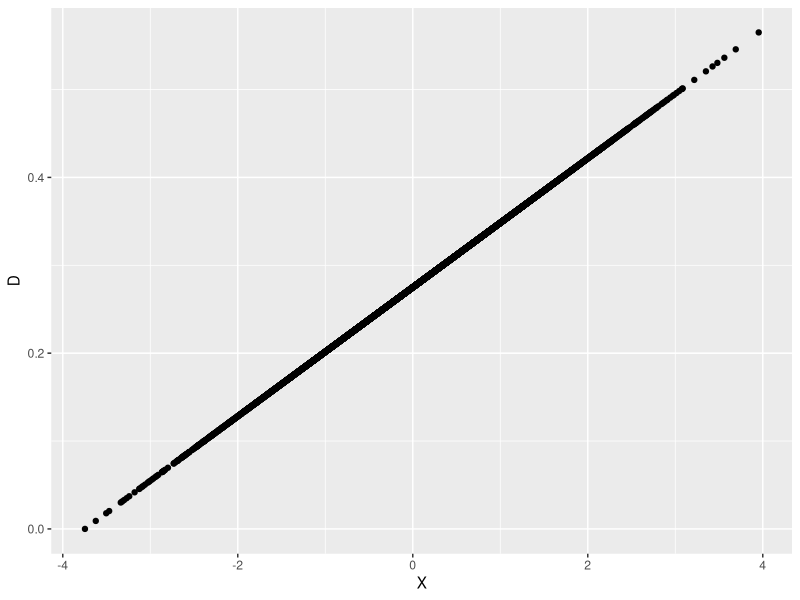
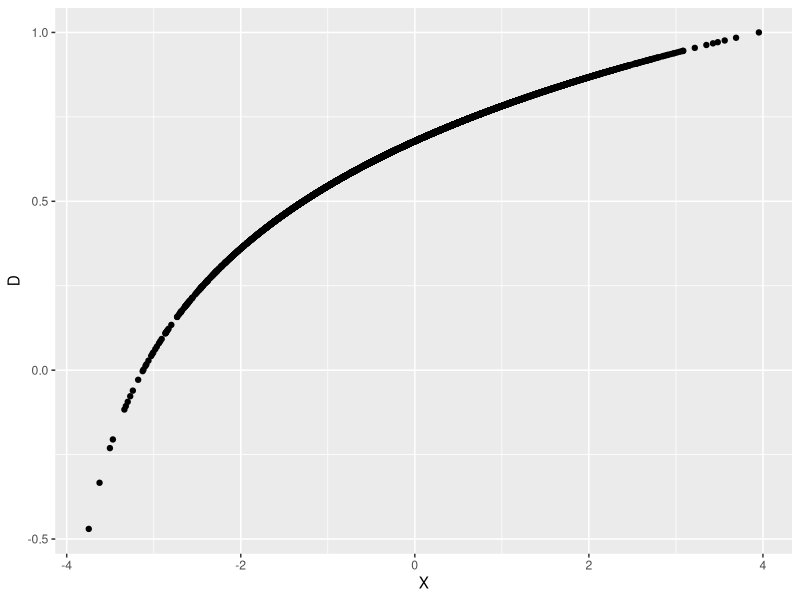
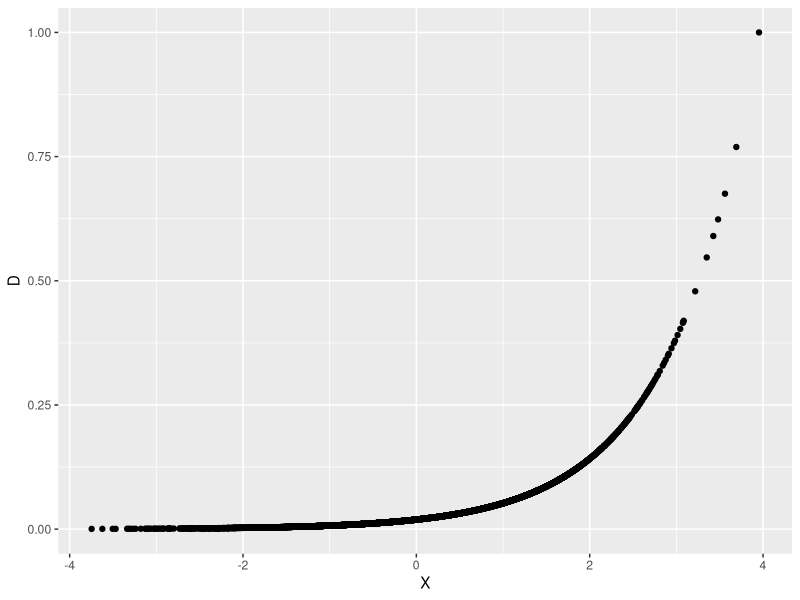
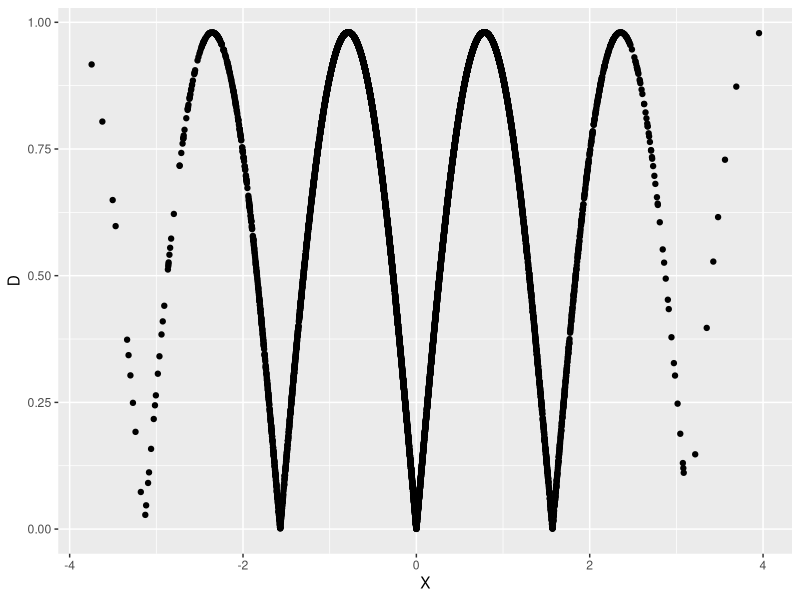

Generate these figures, in order, with R: (Note: a time limit stopped this script after it produced the figures.)
## ---- chunk 1
library(tidyverse)
library(RColorBrewer)
knitr::opts_chunk$set(echo = TRUE)
## ---- chunk 2
set.seed(92021)
N <- 10000
X_i <- rnorm(N) # One continuous covariate drawn from ~N(0,1)
# Find min and max of X
minX <- min(X_i)
maxX <- max(X_i)

# Draw untreated POs from ~N(0,10), treated POs from ~N(Y(0)+10,1)
Y_i0 <- rnorm(N,0,10)
Y_i1 <- sapply(Y_i0,function(x) rnorm(1,10+x))

print(paste("ATE:",mean(Y_i1-Y_i0)))

# F'n to plot the prob of treatment by X
plotD <- function(Dfn){ # Dfn is a function which assigns treatment prob to X
  D <- sapply(X_i,Dfn) # Find treatment Probs
  df <-  data.frame("X"=X_i,
                     "Y0"=Y_i0,
                     "Y1"=Y_i1,
                     "D"=as.numeric(D),
                     "Y"=Y_i1*D+(1-D)*Y_i0) # Make a DF
  out <- ggplot(data=df)+
    geom_point(aes(x=X,y=D))
  return(out)
}


# F'n to compute ATE given a treatment vector
getATE <- function(D){
  df <- data.frame("X"=X_i,
                     "Y0"=Y_i0,
                     "Y1"=Y_i1,
                     "D"=D,
                     "Y"=Y_i1*D+(1-D)*Y_i0)
  ATE_lin <- lm(Y~D+X,df) # Reg Y on X and D
  return(summary(ATE_lin))
}

# First, lets try a nice linear form for E[D|X]
Dfn_lin <- function(x){
  return((x-minX)/((1+(maxX-minX)/10)*maxX-(1+(maxX-minX)/10)*minX))
}
D_lin <- sapply(X_i, function(x) rbernoulli(1,Dfn_lin(x)))
plotD(Dfn_lin)
getATE(D_lin)

# Now let's try something a bit less linear, like log
Dfn_log <- function(x){
  return(log(x-(minX*1.1))/log(maxX-(minX*1.1)))
}
D_log <- sapply(X_i, function(x) rbernoulli(1,Dfn_log(x)))
plotD(Dfn_log)
getATE(D_log)

# Even more non-linear, like an exponential
Dfn_exp <- function(x){
  return(exp(x)/exp(maxX))
}
D_exp <- sapply(X_i, function(x) rbernoulli(1,Dfn_exp(x)))
plotD(Dfn_exp)
getATE(D_exp)

# Now super non-linear: abs(sine)
Dfn_sin <- function(x){
  return(abs(.98*sin(x*2)))
}
D_sin <- sapply(X_i, function(x) rbernoulli(1,Dfn_sin(x)))
plotD(Dfn_sin)
getATE(D_sin)
## ---- chunk 3
set.seed(92021)
N <- 10000
X_i <- rnorm(N) # One continuous covariate drawn from ~N(0,1)
# Find min and max of X
minX <- min(X_i)
maxX <- max(X_i)

# Draw untreated PO errors from ~N(0,1)
e_i0 <- rnorm(N)
e_i1 <- rnorm(N)

# E[Y(1)|X] is exponential in X, E[Y(0)|X] is negative of that
Y_i0 <- -1*exp(X_i)+e_i0
Y_i1 <- exp(X_i)+e_i1

print(paste("ATE:",mean(Y_i1-Y_i0)))

# First, lets try a nice linear form for E[D|X]
D_lin <- sapply(X_i, function(x) rbernoulli(1,Dfn_lin(x)))
getATE(D_lin)

# Now let's try something a bit less linear, like log
D_log <- sapply(X_i, function(x) rbernoulli(1,Dfn_log(x)))
getATE(D_log)

# Even more non-linear, like an exponential
D_exp <- sapply(X_i, function(x) rbernoulli(1,Dfn_exp(x)))
getATE(D_exp)

# Now super non-linear: abs(sine)
D_sin <- sapply(X_i, function(x) rbernoulli(1,Dfn_sin(x)))
getATE(D_sin)
## ---- chunk 4
# Function to plot covariate distributions by treatment status
plot_covar_dists <- function(D){
  df <-  data.frame("X"=X_i,
                     "Y0"=Y_i0,
                     "Y1"=Y_i1,
                     "D"=D,
                     "Y"=Y_i1*D+(1-D)*Y_i0)
  pal <- brewer.pal(3,"Set2")
  out <- ggplot(data=df)+
    geom_density(aes(x=X,group=D,fill=D),alpha=0.5)+
    scale_fill_brewer(palette = "Set2")+
    geom_vline(aes(xintercept=mean(X_i[D==1]),color=pal[1]),
               show.legend = F)+
    geom_vline(aes(xintercept=mean(X_i[D==0]),color=pal[2]),
               show.legend = F)
  return(out)
}

plot_covar_dists(D_lin)
plot_covar_dists(D_log)
plot_covar_dists(D_exp)
plot_covar_dists(D_sin)
